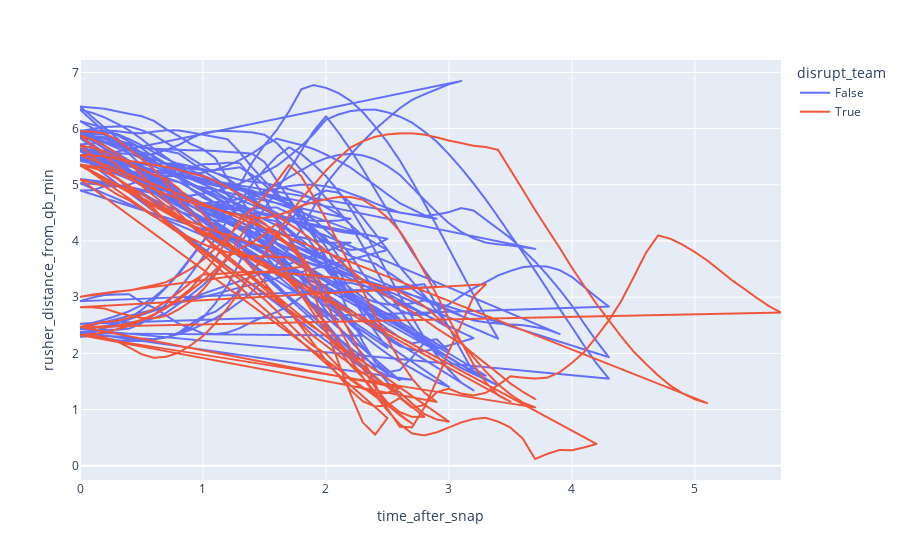

The notebook cell saved with this chart:
### Code cell
train_week_1 = all_data.training_data_team.get('1')

import plotly.express as px

px.line(train_week_1, x='time_after_snap', y="rusher_distance_from_qb_min", color="disrupt_team")

### Figure 1 — Plotly figure (JSON) as saved in the notebook; plotly's stock layout.template omitted (floating-point values rounded to 4 significant figures; data arrays with more than 128 entries replaced by an {"elided": "..."} marker saying what was removed)
{"data": [{"hovertemplate": "disrupt_team=False<br>time_after_snap=%{x}<br>rusher_distance_from_qb_min=%{y}<extra></extra>", "legendgroup": "False", "line": {"color": "#636efa", "dash": "solid"}, "marker": {"symbol": "circle"}, "mode": "lines", "name": "False", "showlegend": true, "type": "scattergl", "x": {"elided": "1062 float values"}, "xaxis": "x", "y": {"elided": "1062 float values"}, "yaxis": "y"}, {"hovertemplate": "disrupt_team=True<br>time_after_snap=%{x}<br>rusher_distance_from_qb_min=%{y}<extra></extra>", "legendgroup": "True", "line": {"color": "#EF553B", "dash": "solid"}, "marker": {"symbol": "circle"}, "mode": "lines", "name": "True", "showlegend": true, "type": "scattergl", "x": {"elided": "489 float values"}, "xaxis": "x", "y": {"elided": "489 float values"}, "yaxis": "y"}], "layout": {"legend": {"title": {"text": "disrupt_team"}, "tracegroupgap": 0}, "margin": {"t": 60}, "xaxis": {"anchor": "y", "domain": [0, 1], "title": {"text": "time_after_snap"}}, "yaxis": {"anchor": "x", "domain": [0, 1], "title": {"text": "rusher_distance_from_qb_min"}}}}
